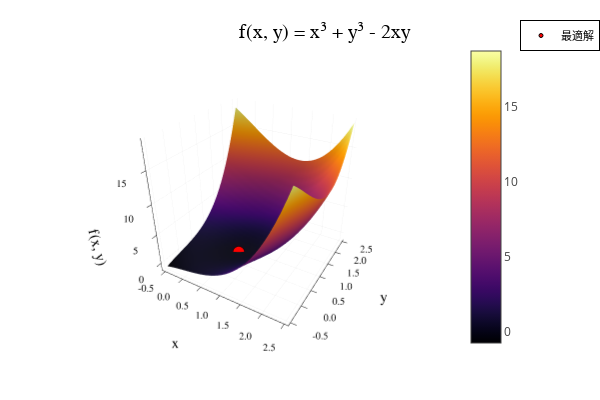

The code cell stored with this chart in its notebook:
### Code cell
# 非線形最適化
using Optim

# 関数 f(x, y) = x³ + y³ - 2xy の最小値を求める
f(x) = x[1]^3 + x[2]^3 - 2*x[1]*x[2]

# 初期値
x0 = [0.5, 0.5]

# 制約なし最適化
result = optimize(f, x0, BFGS())
x_opt = Optim.minimizer(result)
min_f = Optim.minimum(result)

println("関数 f(x, y) = x³ + y³ - 2xy の最適化結果:")
println("最適解: x = $(x_opt[1]), y = $(x_opt[2])")
println("最小値: $min_f")
println("収束: ", Optim.converged(result))

# 関数の3Dプロット
x_range = -0.5:0.1:2.5
y_range = -0.5:0.1:2.5
z_vals = [xi^3 + yi^3 - 2*xi*yi for xi in x_range, yi in y_range]

surface(x_range, y_range, z_vals, 
        title="f(x, y) = x³ + y³ - 2xy",
        xlabel="x",
        ylabel="y",
        zlabel="f(x, y)")

# 最適解をプロット上に表示
scatter3d!([x_opt[1]], [x_opt[2]], [min_f], 
           color=:red, 
           markersize=2, 
           label="最適解")

### Figure 1 — Plotly figure (JSON) as saved in the notebook; plotly's stock layout.template omitted (floating-point values rounded to 4 significant figures; data arrays with more than 128 entries replaced by an {"elided": "..."} marker saying what was removed)
{"data": [{"colorbar": {"len": 0.8657, "title": "", "x": 0.7679, "y": 0.5087}, "colorscale": {"elided": "256x2 mixed values"}, "name": "y1", "opacity": null, "scene": "scene", "showlegend": false, "showscale": true, "type": "surface", "x": [-0.5, -0.4, -0.3, -0.2, -0.1, 0, 0.1, 0.2, 0.3, 0.4, 0.5, 0.6, 0.7, 0.8, 0.9, 1, 1.1, 1.2, 1.3, 1.4, 1.5, 1.6, 1.7, 1.8, 1.9, 2, 2.1, 2.2, 2.3, 2.4, 2.5], "xaxis": "x", "y": [-0.5, -0.4, -0.3, -0.2, -0.1, 0, 0.1, 0.2, 0.3, 0.4, 0.5, 0.6, 0.7, 0.8, 0.9, 1, 1.1, 1.2, 1.3, 1.4, 1.5, 1.6, 1.7, 1.8, 1.9, 2, 2.1, 2.2, 2.3, 2.4, 2.5], "yaxis": "y", "z": {"elided": "31x31 float values"}, "zaxis": "z", "zmax": 18.75, "zmin": -0.75}, {"colorbar": {"len": 0.8657, "title": "", "x": 0.7679, "y": 0.5087}, "legendgroup": "最適解", "marker": {"color": "rgba(255, 0, 0, 1.000)", "line": {"color": "rgba(0, 0, 0, 1.000)", "width": 1}, "size": 4, "symbol": "circle"}, "mode": "markers", "name": "最適解", "scene": "scene", "showlegend": true, "type": "scatter3d", "x": [0.6667], "xaxis": "x", "y": [0.6667], "yaxis": "y", "z": [-0.2963], "zaxis": "z", "zmax": 18.75, "zmin": -0.75}], "layout": {"annotations": [{"font": {"color": "rgba(0, 0, 0, 1.000)", "family": "sans-serif", "size": 20}, "rotation": 0, "showarrow": false, "text": "f(x, y) = x³ + y³ - 2xy", "x": 0.5424, "xanchor": "center", "xref": "paper", "y": 1, "yanchor": "top", "yref": "paper"}], "height": 400, "legend": {"bgcolor": "rgba(255, 255, 255, 1.000)", "bordercolor": "rgba(0, 0, 0, 1.000)", "borderwidth": 1, "font": {"color": "rgba(0, 0, 0, 1.000)", "family": "sans-serif", "size": 11}, "title": {"font": {"color": "rgba(0, 0, 0, 1.000)", "family": "sans-serif", "size": 15}, "text": ""}, "tracegroupgap": 0, "traceorder": "normal", "x": 1, "xanchor": "auto", "y": 1, "yanchor": "auto"}, "margin": {"b": 20, "l": 0, "r": 0, "t": 20}, "paper_bgcolor": "rgba(255, 255, 255, 1.000)", "plot_bgcolor": "rgba(255, 255, 255, 1.000)", "scene": {"camera": {"eye": {"x": 1.126, "y": -1.95, "z": 1.3}, "projection": "orthographic"}, "domain": {"x": [0.09128, 0.7679], "y": [0.07581, 0.9415]}, "xaxis": {"gridcolor": "rgba(0, 0, 0, 0.100)", "gridwidth": 0.5, "linecolor": "rgba(0, 0, 0, 1.000)", "mirror": false, "range": [-0.59, 2.59], "showgrid": true, "showline": true, "showticklabels": true, "tickangle": 0, "tickcolor": "rgb(0, 0, 0)", "tickfont": {"color": "rgba(0, 0, 0, 1.000)", "family": "sans-serif", "size": 11}, "tickmode": "array", "ticks": "inside", "ticktext": ["-0.5", "0.0", "0.5", "1.0", "1.5", "2.0", "2.5"], "tickvals": [-0.5, 0, 0.5, 1, 1.5, 2, 2.5], "title": "x", "titlefont": {"color": "rgba(0, 0, 0, 1.000)", "family": "sans-serif", "size": 15}, "type": "-", "visible": true, "zeroline": false, "zerolinecolor": "rgba(0, 0, 0, 1.000)"}, "yaxis": {"gridcolor": "rgba(0, 0, 0, 0.100)", "gridwidth": 0.5, "linecolor": "rgba(0, 0, 0, 1.000)", "mirror": false, "range": [-0.59, 2.59], "showgrid": true, "showline": true, "showticklabels": true, "tickangle": 0, "tickcolor": "rgb(0, 0, 0)", "tickfont": {"color": "rgba(0, 0, 0, 1.000)", "family": "sans-serif", "size": 11}, "tickmode": "array", "ticks": "inside", "ticktext": ["-0.5", "0.0", "0.5", "1.0", "1.5", "2.0", "2.5"], "tickvals": [-0.5, 0, 0.5, 1, 1.5, 2, 2.5], "title": "y", "titlefont": {"color": "rgba(0, 0, 0, 1.000)", "family": "sans-serif", "size": 15}, "type": "-", "visible": true, "zeroline": false, "zerolinecolor": "rgba(0, 0, 0, 1.000)"}, "zaxis": {"gridcolor": "rgba(0, 0, 0, 0.100)", "gridwidth": 0.5, "linecolor": "rgba(0, 0, 0, 1.000)", "mirror": false, "range": [-1.335, 19.34], "showgrid": true, "showline": true, "showticklabels": true, "tickangle": 0, "tickcolor": "rgb(0, 0, 0)", "tickfont": {"color": "rgba(0, 0, 0, 1.000)", "family": "sans-serif", "size": 11}, "tickmode": "array", "ticks": "inside", "ticktext": ["0", "5", "10", "15"], "tickvals": [0, 5, 10, 15], "title": "f(x, y)", "titlefont": {"color": "rgba(0, 0, 0, 1.000)", "family": "sans-serif", "size": 15}, "type": "-", "visible": true, "zeroline": false, "zerolinecolor": "rgba(0, 0, 0, 1.000)"}}, "showlegend": true, "width": 600}}
